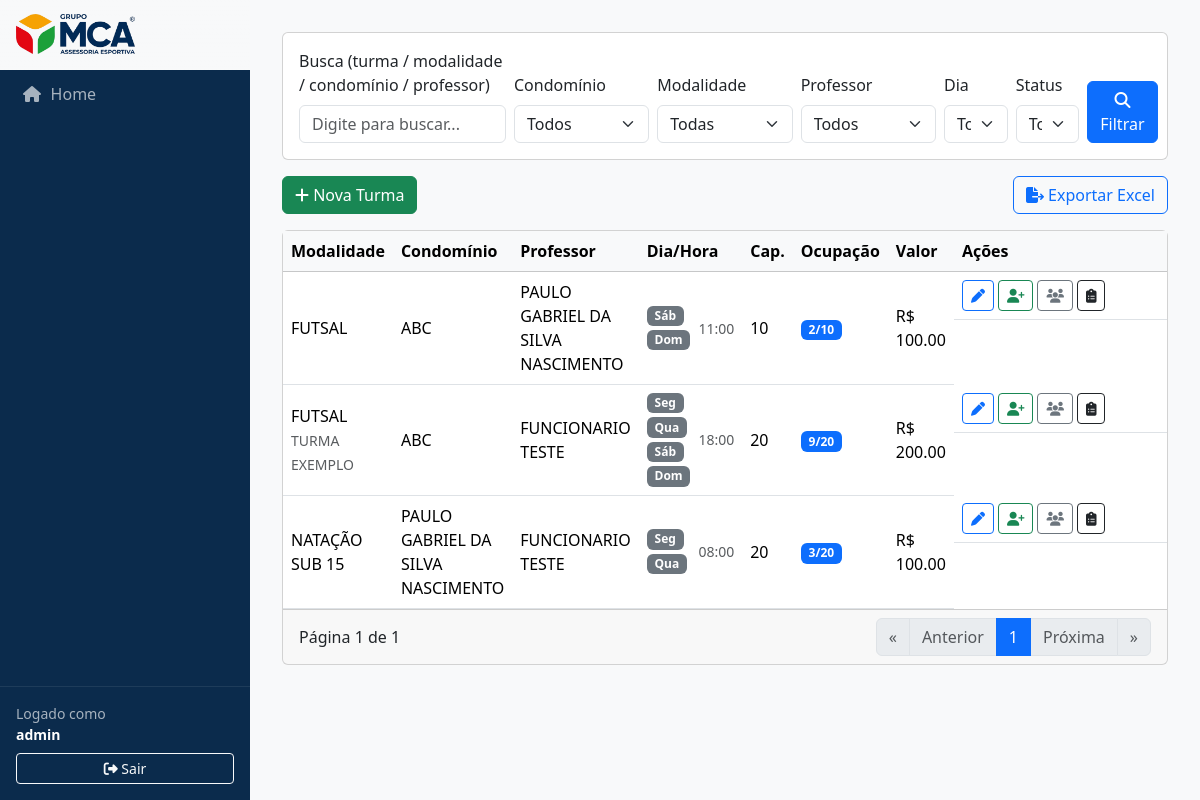
The page /turmas/ (signed in) on the database as committed earlier.
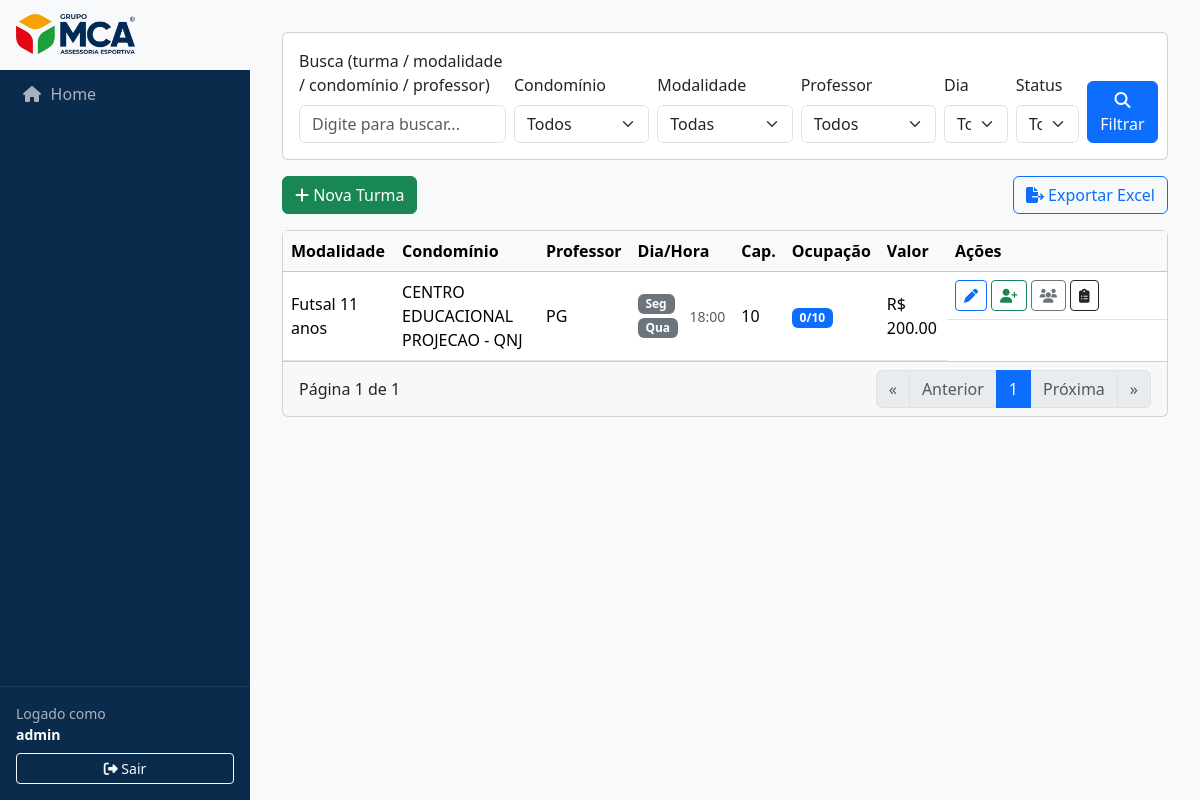
The same page on the database as committed later.
### turmas/models.py (models this page shows, shortened)
class Turma(models.Model):
    professor = models.ForeignKey(
        "funcionarios.Funcionario",
        on_delete=models.PROTECT,
        related_name="turmas",
    )
    modalidade = models.ForeignKey(
        "modalidades.Modalidade",
        on_delete=models.CASCADE,
        related_name="turmas",
    )
    nome_exibicao = models.CharField("Nome (opcional)", max_length=255, blank=True)
    valor = models.DecimalField("Valor Aula", max_digits=10, decimal_places=2,
                                validators=[MinValueValidator(Decimal("0.00"))])
    valor_dsr = models.DecimalField("Valor + DSR", max_digits=10, decimal_places=2,
                                    validators=[MinValueValidator(Decimal("0.00"))],
                                    default=Decimal("0.00"))
    vale_transporte = models.DecimalField("VT/VA", max_digits=10, decimal_places=2,
                                          validators=[MinValueValidator(Decimal("0.00"))],
                                          default=Decimal("0.00"))
    bonificacao = models.DecimalField("Bonificação", max_digits=10, decimal_places=2,
                                      validators=[MinValueValidator(Decimal("0.00"))],
                                      default=Decimal("0.00"), blank=True,null=True)
    observacoes = models.TextField("Observações", blank=True, null=True)
    capacidade = models.PositiveIntegerField("Capacidade (máx. alunos)",
                                             validators=[MinValueValidator(1)])
    hora_inicio = models.TimeField(default="18:00")
    duracao_minutos = models.PositiveIntegerField(default=60)
    seg = models.BooleanField("Seg", default=False)
    ter = models.BooleanField("Ter", default=False)
    qua = models.BooleanField("Qua", default=False)
    qui = models.BooleanField("Qui", default=False)
    sex = models.BooleanField("Sex", default=False)
    sab = models.BooleanField("Sáb", default=False)
    dom = models.BooleanField("Dom", default=False)
    inicio_vigencia = models.DateField()
    fim_vigencia = models.DateField(null=True, blank=True)
    ativo = models.BooleanField(default=True)
    created_at = models.DateTimeField(auto_now_add=True)
    updated_at = models.DateTimeField(auto_now=True)
    class Meta:
        ordering = ["modalidade__condominio__nome", "modalidade__nome", "hora_inicio", "id"]
        indexes = [
            models.Index(fields=["professor", "hora_inicio"]),
            models.Index(fields=["ativo"]),
        ]
        verbose_name = "Turma"
        verbose_name_plural = "Turmas"
    @property
    def condominio(self):
        return self.modalidade.condominio
    @property
    def ocupacao(self) -> int:
        return self.matriculas.filter(ativa=True).count()

### modalidades/models.py (models this page shows, shortened)
class Modalidade(models.Model):
    nome = models.CharField("Nome", max_length=100)
    slug = models.SlugField("Slug", max_length=120, unique=True, blank=True)
    descricao = models.TextField("Descrição", blank=True)
    ativo = models.BooleanField(default=True)
    condominio = models.ForeignKey(
        Condominio,
        on_delete=models.CASCADE,
        related_name="modalidades",
        verbose_name="Condomínio",
        null=True, blank=True
    )
    created_at = models.DateTimeField("Criado em", auto_now_add=True)
    updated_at = models.DateTimeField("Atualizado em", auto_now=True)
    class Meta:
        ordering = ["nome", "id"]
        verbose_name = "Modalidade"
        verbose_name_plural = "Modalidades"
        constraints = [
            models.UniqueConstraint(
                fields=["condominio", "nome"],
                name="uniq_modalidade_por_condominio_nome",
            )
        ]

### condominios/models.py (models this page shows, shortened)
class Condominio(models.Model):
    cnpj = models.CharField("CNPJ", max_length=14, unique=True, validators=[CNPJ_VALIDATOR])
    nome = models.CharField("Nome Completo", max_length=255)
    email = models.EmailField("E-mail", blank=True, validators=[EmailValidator()])
    cep = models.CharField("CEP", max_length=9, blank=True)
    numero = models.CharField("Número", max_length=20, blank=True)
    logradouro = models.CharField("Logradouro", max_length=255, blank=True)
    bairro = models.CharField("Bairro", max_length=255, blank=True)
    complemento = models.CharField("Complemento", max_length=255, blank=True)
    municipio = models.CharField("Município", max_length=255, blank=True)
    estado = models.CharField("Estado (UF)", max_length=2, choices=UF_CHOICES, blank=True)
    ativo = models.BooleanField(default=True)
    created_at = models.DateTimeField("Criado em", auto_now_add=True)
    updated_at = models.DateTimeField("Atualizado em", auto_now=True)
    class Meta:
        ordering = ["nome"]
        indexes = [
            models.Index(fields=["municipio", "estado"]),
            models.Index(fields=["ativo"]),
        ]
        verbose_name = "Condomínio"
        verbose_name_plural = "Condomínios"

### funcionarios/models.py (models this page shows, shortened)
class Funcionario(models.Model):
    user = models.OneToOneField(
        User, on_delete=models.CASCADE, related_name="funcionario",
        null=True, blank=True
    )
    cpf_cnpj = models.CharField("CPF/CNPJ", max_length=14, unique=True, validators=[DOC_VALIDATOR])
    nome = models.CharField("Nome", max_length=255)
    email = models.EmailField("E-mail", blank=True, validators=[EmailValidator()])
    telefone = models.CharField("Telefone", max_length=30, blank=True)
    rg = models.CharField("RG", max_length=20, blank=True)
    registro_cref = models.CharField("Registro CREF", max_length=30, blank=True)
    tam_uniforme = models.CharField("Tamanho do Uniforme", max_length=10, blank=True)
    data_nascimento = models.DateField("Data de Nascimento", null=True, blank=True)
    data_admissao = models.DateField("Data de Admissão", null=True, blank=True)
    class Cargo(models.TextChoices):
        ADMINISTRATIVO = "ADMIN", "Administrativo"
        FINANCEIRO = "FIN", "Financeiro"
        RH = "RH", "Recursos Humanos"
        PROFESSOR = "PROF", "Professor"    # ✅ alterado
        DIRETOR = "DIR", "Diretoria"
        OUTRO = "OUTRO", "Outro"
    cargo = models.CharField(
        "Cargo",
        max_length=20,
        choices=Cargo.choices,
        default=Cargo.OUTRO,
        db_index=True
    )
    class RegimeTrabalhista(models.TextChoices):
        CLT_HORISTA = "CLT_HORISTA", "CLT Horista"   # ✅ alterado
        CLT_NORMAL = "CLT_NORMAL", "CLT Normal"     # ✅ alterado
        ESTAGIARIO = "ESTAGIARIO", "Estagiário"
        PJ = "PJ", "Pessoa Jurídica"
        OUTRO = "OUTRO", "Outro"
    regime_trabalhista = models.CharField(
        "Regime Trabalhista",
        max_length=20,
        choices=RegimeTrabalhista.choices,
        default=RegimeTrabalhista.OUTRO,
        db_index=True,
    )
    ativo = models.BooleanField(default=True)
    created_at = models.DateTimeField("Criado em", auto_now_add=True)
    updated_at = models.DateTimeField("Atualizado em", auto_now=True)
    class Meta:
        ordering = ["nome", "id"]
        indexes = [
            models.Index(fields=["nome"]),
            models.Index(fields=["ativo"]),
            models.Index(fields=["cargo"]),
        ]
        verbose_name = "Funcionário"
        verbose_name_plural = "Funcionários"

### turmas/views.py (the view)
# urls.py: path("turmas/", views.list_turmas, name="list"),
@login_required
def list_turmas(request: HttpRequest) -> HttpResponse:
    user = request.user
    if hasattr(user, "funcionario") and user.funcionario.cargo == "PROF":
        turmas = Turma.objects.filter(professor=user.funcionario)
    else:
        turmas = Turma.objects.all()
    q = (request.GET.get("q") or "").strip()
    condominio_id = request.GET.get("condominio") or ""
    modalidade_id = request.GET.get("modalidade") or ""
    professor_id = request.GET.get("professor") or ""
    dia_param = request.GET.get("dia_semana") or ""
    ativos_param = request.GET.get("ativos", "")
    qs = ts.buscar_turmas(
        q=q,
        condominio_id=int(condominio_id) if condominio_id else None,
        modalidade_id=int(modalidade_id) if modalidade_id else None,
        professor_id=int(professor_id) if professor_id else None,
        dia_semana=int(dia_param) if dia_param else None,
        ativos=(None if ativos_param == "" else (ativos_param == "1")),
    )
    if hasattr(request.user, "funcionario") and request.user.funcionario.cargo == "PROF":
        qs = qs.filter(professor=request.user.funcionario)
    page = max(1, int(request.GET.get("page", "1") or 1))
    page_obj = Paginator(qs, 20).get_page(page)
    try:
        from condominios.models import Condominio
        condominios = Condominio.objects.filter(modalidade__isnull=False).distinct()
    except Exception:
        condominios = []
    modalidades = Modalidade.objects.all().order_by("nome")
    professores = Funcionario.objects.filter(ativo=True).order_by("nome")
    clientes = []
    if Cliente is not None:
        clientes = Cliente.objects.filter(ativo=True).order_by("nome_razao")[:500]
    def _v(v: str) -> str:
        return v if v is not None else ""
    base_qs = f"q={_v(q)}&condominio={_v(condominio_id)}&modalidade={_v(modalidade_id)}&professor={_v(professor_id)}&dia_semana={_v(dia_param)}&ativos={_v(ativos_param)}"
    suffix = "&" + base_qs if base_qs else ""
    ctx = {
        "page_obj": page_obj,
        "q": q,
        "condominio_id": str(condominio_id),
        "modalidade_id": str(modalidade_id),
        "professor_id": str(professor_id),
        "dia_param": str(dia_param),
        "ativos_param": ativos_param,
        "condominios": condominios,
        "modalidades": modalidades,
        "professores": professores,
        "clientes": clientes,
        "DIAS_SEMANA": DIAS_SEMANA,
        "base_qs": base_qs,
        "suffix": suffix,
    }
    return render(request, "turmas/list.html", ctx)

### templates/turmas/list.html (shortened to what the changed rows need)
{% extends "base.html" %}
{% load static %}
{% block content %}
<div class="card">
  <div class="table-responsive">
    <table class="table table-hover align-middle mb-0">
      <thead class="table-light">
        <tr>
          <th>Modalidade</th>
          <th>Condomínio</th>
          <th>Professor</th>
          <th>Dia/Hora</th>
          <th>Cap.</th>
          <th>Ocupação</th>
          <th>Valor</th>
          <th style="width: 220px;">Ações</th>
        </tr>
      </thead>
      <tbody>
        {% for t in page_obj.object_list %}
        <tr>
          <td>
            {{ t.modalidade.nome }}
            {% if t.nome_exibicao %}<br><small class="text-muted">{{ t.nome_exibicao }}</small>{% endif %}
          </td>
          <td>{{ t.condominio.nome }}</td>
          <td>{{ t.professor.nome }}</td>
          <td>
            <div class="d-flex align-items-center gap-2">
              <div class="d-flex flex-wrap gap-1">
                {% if t.seg %}<span class="badge text-bg-secondary">Seg</span>{% endif %}
                {% if t.qua %}<span class="badge text-bg-secondary">Qua</span>{% endif %}
                {% if t.sab %}<span class="badge text-bg-secondary">Sáb</span>{% endif %}
                {% if t.dom %}<span class="badge text-bg-secondary">Dom</span>{% endif %}
              </div>
              <small class="text-muted">{{ t.hora_inicio|time:"H:i" }}</small>
            </div>
          </td>
          <td>{{ t.capacidade }}</td>
          <td>
            {% if t.ocupacao >= t.capacidade %}
              <span class="badge text-bg-danger">{{ t.ocupacao }}/{{ t.capacidade }}</span>
            {% else %}
              <span class="badge text-bg-primary">{{ t.ocupacao }}/{{ t.capacidade }}</span>
            {% endif %}
          </td>
          <td>R$ {{ t.valor }}</td>
          <td class="d-flex gap-1 flex-wrap">
        {% if request.user.funcionario.cargo == "PROF" %}
          <a class="btn btn-sm btn-outline-dark"
            title="Presenças"
            href="{% url 'turmas:presencas_turma' turma_id=t.id %}">
            <i class="fa-solid fa-clipboard-list"></i>
          </a>
        {% else %}
          <button class="btn btn-sm btn-outline-primary"
                  title="Editar turma"
                  data-bs-toggle="modal"
                  data-bs-target="#turmaModal"
                  data-mode="edit"
                  data-id="{{ t.id }}"
                  data-professor="{{ t.professor.id }}"
                  data-modalidade="{{ t.modalidade.id }}"
                  data-condominio="{{ t.condominio.id }}"
                  data-nome_exibicao="{{ t.nome_exibicao|default_if_none:''|escape }}"
                  data-valor="{{ t.valor }}"
                  data-capacidade="{{ t.capacidade }}"
                  data-hora_inicio="{{ t.hora_inicio|time:'H:i' }}"
                  data-duracao="{{ t.duracao_minutos }}"
                  data-inicio_vigencia="{{ t.inicio_vigencia|date:'Y-m-d' }}"
                  data-fim_vigencia="{{ t.fim_vigencia|date:'Y-m-d' }}"
                  data-seg="{{ t.seg|yesno:'1,0' }}"
                  data-ter="{{ t.ter|yesno:'1,0' }}"
                  data-qua="{{ t.qua|yesno:'1,0' }}"
                  data-qui="{{ t.qui|yesno:'1,0' }}"
                  data-sex="{{ t.sex|yesno:'1,0' }}"
                  data-sab="{{ t.sab|yesno:'1,0' }}"
                  data-dom="{{ t.dom|yesno:'1,0' }}"
                  data-ativo="{{ t.ativo|yesno:'1,0' }}">
            <i class="fa-solid fa-pen"></i>
          </button>
          <a class="btn btn-sm btn-outline-success"
            title="Matricular alunos"
            href="{% url 'turmas:matriculas_turma' t.id %}">
            <i class="fa-solid fa-user-plus"></i>
          </a>
          <a class="btn btn-sm btn-outline-secondary"
            title="Ver alunos"
            href="{% url 'turmas:alunos' t.id %}">
            <i class="fa-solid fa-users"></i>
          </a>
          <a class="btn btn-sm btn-outline-dark"
            title="Presenças"
            href="{% url 'turmas:presencas_turma' turma_id=t.id %}">
            <i class="fa-solid fa-clipboard-list"></i>
          </a>
        {% endif %}
      </td>
        </tr>
        {% empty %}
        <tr><td colspan="8" class="text-center py-4">Nenhuma turma encontrada.</td></tr>
        {% endfor %}
      </tbody>
    </table>
  </div>
</div>
{% endblock %}

Rows that differ between the two databases and show on the page:
removed Turma: modalidade.nome "FUTSAL", condominio.nome "ABC", professor.nome "PAULO GABRIEL DA SILVA NASCIMENTO", sab "Sáb", dom "Dom", hora_inicio "11:00", capacidade "10", ocupacao "2", valor "100.00"
removed Turma: modalidade.nome "NATAÇÃO SUB 15", condominio.nome "PAULO GABRIEL DA SILVA NASCIMENTO", professor.nome "FUNCIONARIO TESTE", seg "Seg", qua "Qua", hora_inicio "08:00", capacidade "20", ocupacao "3", valor "100.00"
changed Turma: modalidade.nome "FUTSAL" → "Futsal 11 anos"; condominio.nome "ABC" → "CENTRO EDUCACIONAL PROJECAO - QNJ"; professor.nome "FUNCIONARIO TESTE" → "PG"; capacidade "20" → "10"; ocupacao "9" → "0"; nome_exibicao "TURMA EXEMPLO" → (not shown); sab True → False (drawn); dom True → False (drawn)
